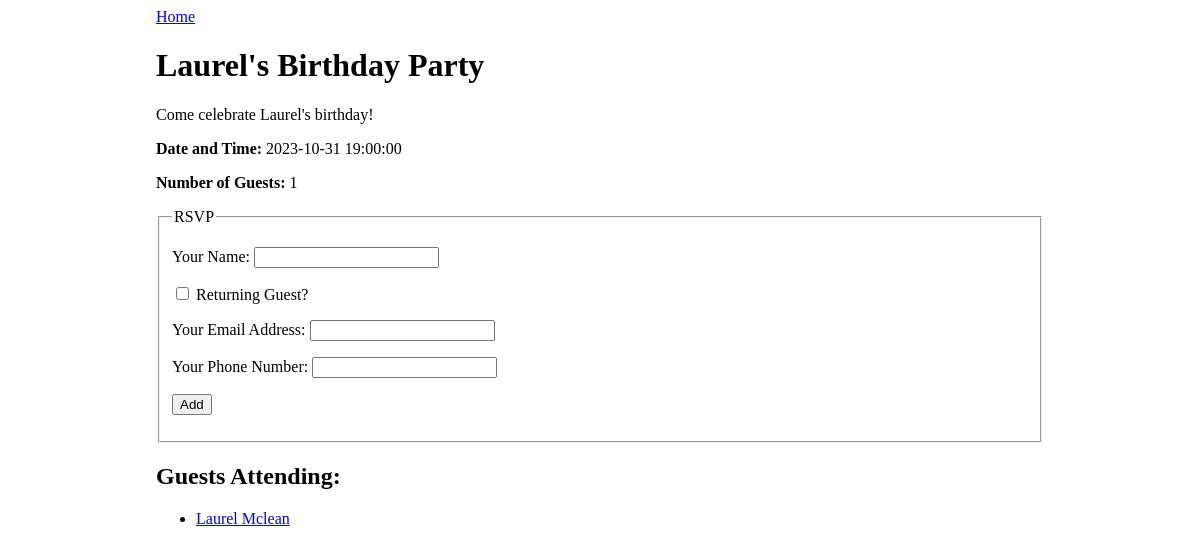
Before: /event/1 with the older database file.
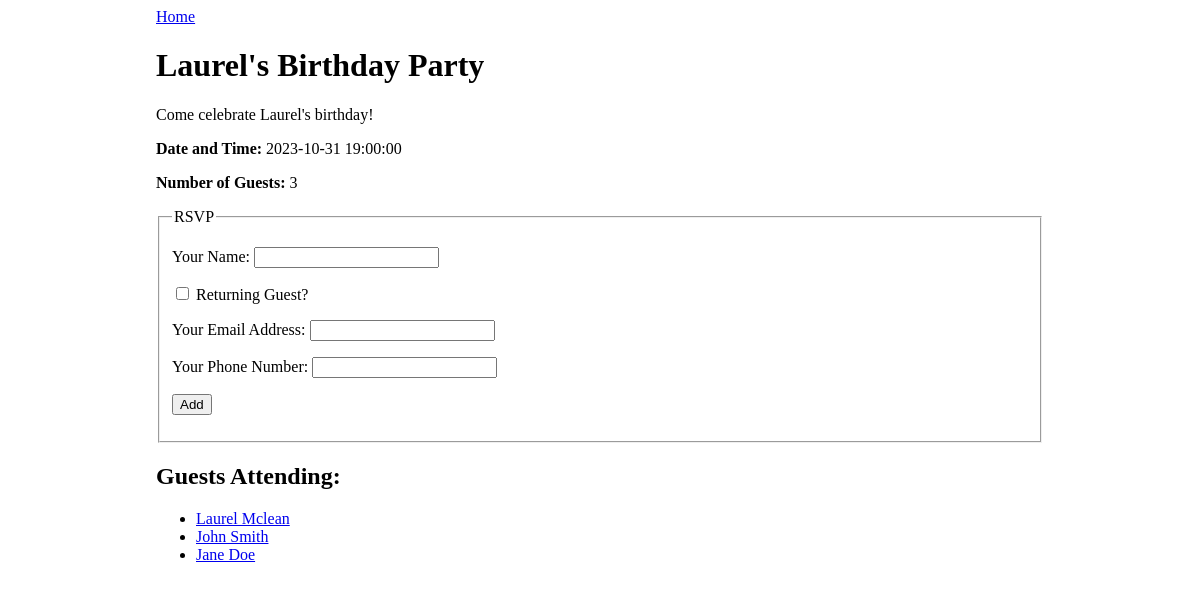
After: the same page with the newer database file.
### events_app/models.py (models this page shows)
class Event(db.Model):
    id = db.Column(db.Integer, primary_key=True)
    title = db.Column(db.String(80), nullable=False)
    description = db.Column(db.String(250))
    date_and_time = db.Column(db.DateTime)
    guests = db.relationship(
        'Guest', secondary='guest_event', back_populates='events_attending')
    event_type = db.Column(db.Enum(Type), default=Type.OTHER)

class Guest(db.Model):
    id = db.Column(db.Integer, primary_key=True)
    name = db.Column(db.String(80), nullable=False)
    email = db.Column(db.String(80), nullable=False, unique=True)
    phone = db.Column(db.String(10), nullable=False)
    events_attending = db.relationship(
        'Event', secondary='guest_event', back_populates='guests')

### events_app/routes.py (the view)
@main.route('/event/<event_id>', methods=['GET'])
def event_detail(event_id):
    event = Event.query.get(event_id)
    return render_template('event_detail.html', event=event)

### events_app/templates/event_detail.html (shortened to what this page needs)
{% extends 'base.html' %}
{% block content %}
<a href="/">Home</a>
<h1>{{ event.title }}</h1>
<p>{{ event.description }}</p>
<p><strong>Date and Time: </strong>{{ event.date_and_time }}</p>
<p><strong>Number of Guests: </strong>{{ event.guests|length }}</p>
<form method="POST">
    <fieldset>
        <legend>RSVP</legend>
        <p>
            <label>
                Your Name:
                <input type="text" name="guest_name">
            </label>
        </p>
        <p>
            <label>
                <input type="checkbox" name="returning" onchange="returningGuestChanged(this.checked)">
                Returning Guest?
            </label>
        </p>
        <div id="new-guest-info">
            <p>
                <label>
                    Your Email Address:
                    <input type="email" name="email">
                </label>
            </p>
            <p>
                <label>
                    Your Phone Number:
                    <input type="phone" name="phone">
                </label>
            </p>
        </div>
        <p>
            <input type="submit" name="submit" value="Add">
        </p>
    </fieldset>
</form>
<h2>Guests Attending:</h2>
<ul>
    {% for guest in event.guests %}
    <li><a href="/guest/{{ guest.id }}">{{ guest.name }}</a></li>
    {% endfor %}
</ul>
{% endblock %}

### events_app/templates/base.html (shortened to what this page needs)
<!DOCTYPE html>
<html>
    <head>
        <link rel="stylesheet" href="/static/style.css">
    </head>
    <body>
        <div id="content">
            {% block content %}{% endblock %}
        </div>
    </body>
</html>

### events_app/static/style.css (style rules this page uses)
body { display: flex; justify-content: center; }
#content { width: 75%; }

Changed rows visible on the page:
now on this page (row unchanged): Guest: name "John Smith"
added Guest: name "Jane Doe"
Other visible differences:
{{ event.guests|length }}: "1" → "3"
